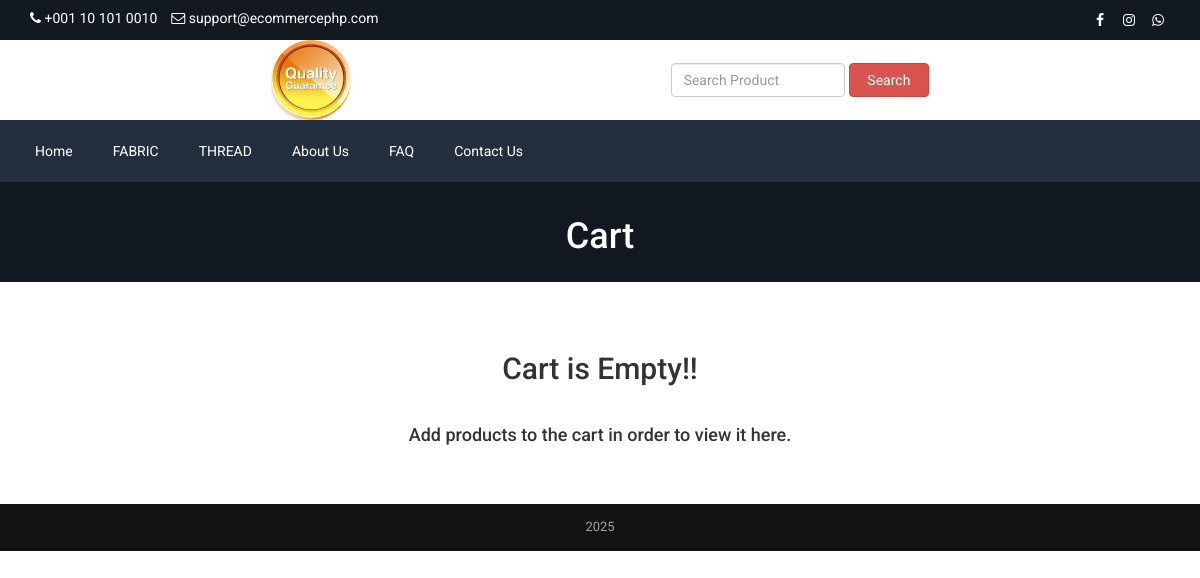
The app's page /cart.php (signed in) with its own data.
### tables this page shows
CREATE TABLE `tbl_settings` (
  `id` int(11) NOT NULL,
  `logo` varchar(255) NOT NULL,
  `favicon` varchar(255) NOT NULL,
  `footer_about` text NOT NULL,
  `footer_copyright` text NOT NULL,
  `contact_address` text NOT NULL,
  `contact_email` varchar(255) NOT NULL,
  `contact_phone` varchar(255) NOT NULL,
  `contact_fax` varchar(255) NOT NULL,
  `contact_map_iframe` text NOT NULL,
  `receive_email` varchar(255) NOT NULL,
  `receive_email_subject` varchar(255) NOT NULL,
  `receive_email_thank_you_message` text NOT NULL,
  `forget_password_message` text NOT NULL,
  `total_recent_post_footer` int(10) NOT NULL,
  `total_popular_post_footer` int(10) NOT NULL,
  `total_recent_post_sidebar` int(11) NOT NULL,
  `total_popular_post_sidebar` int(11) NOT NULL,
  `total_featured_product_home` int(11) NOT NULL,
  `total_latest_product_home` int(11) NOT NULL,
  `total_popular_product_home` int(11) NOT NULL,
  `meta_title_home` text NOT NULL,
  `meta_keyword_home` text NOT NULL,
  `meta_description_home` text NOT NULL,
  `banner_login` varchar(255) NOT NULL,
  `banner_registration` varchar(255) NOT NULL,
  `banner_forget_password` varchar(255) NOT NULL,
  `banner_reset_password` varchar(255) NOT NULL,
  `banner_search` varchar(255) NOT NULL,
  `banner_cart` varchar(255) NOT NULL,
  `banner_checkout` varchar(255) NOT NULL,
  `banner_product_category` varchar(255) NOT NULL,
  `banner_blog` varchar(255) NOT NULL,
  `cta_title` varchar(255) NOT NULL,
  `cta_content` text NOT NULL,
  `cta_read_more_text` varchar(255) NOT NULL,
  `cta_read_more_url` varchar(255) NOT NULL,
  `cta_photo` varchar(255) NOT NULL,
  `featured_product_title` varchar(255) NOT NULL,
  `featured_product_subtitle` varchar(255) NOT NULL,
  `latest_product_title` varchar(255) NOT NULL,
  `latest_product_subtitle` varchar(255) NOT NULL,
  `popular_product_title` varchar(255) NOT NULL,
  `popular_product_subtitle` varchar(255) NOT NULL,
  `testimonial_title` varchar(255) NOT NULL,
  `testimonial_subtitle` varchar(255) NOT NULL,
  `testimonial_photo` varchar(255) NOT NULL,
  `blog_title` varchar(255) NOT NULL,
  `blog_subtitle` varchar(255) NOT NULL,
  `newsletter_text` text NOT NULL,
  `paypal_email` varchar(255) NOT NULL,
  `stripe_public_key` varchar(255) NOT NULL,
  `stripe_secret_key` varchar(255) NOT NULL,
  `bank_detail` text NOT NULL,
  `before_head` text NOT NULL,
  `after_body` text NOT NULL,
  `before_body` text NOT NULL,
  `home_service_on_off` int(11) NOT NULL,
  `home_welcome_on_off` int(11) NOT NULL,
  `home_featured_product_on_off` int(11) NOT NULL,
  `home_latest_product_on_off` int(11) NOT NULL,
  `home_popular_product_on_off` int(11) NOT NULL,
  `home_testimonial_on_off` int(11) NOT NULL,
  `home_blog_on_off` int(11) NOT NULL,
  `newsletter_on_off` int(11) NOT NULL,
  `ads_above_welcome_on_off` int(1) NOT NULL,
  `ads_above_featured_product_on_off` int(1) NOT NULL,
  `ads_above_latest_product_on_off` int(1) NOT NULL,
  `ads_above_popular_product_on_off` int(1) NOT NULL,
  `ads_above_testimonial_on_off` int(1) NOT NULL,
  `ads_category_sidebar_on_off` int(1) NOT NULL
);

CREATE TABLE `tbl_social` (
  `social_id` int(11) NOT NULL,
  `social_name` varchar(30) NOT NULL,
  `social_url` varchar(255) NOT NULL,
  `social_icon` varchar(30) NOT NULL
);

CREATE TABLE `tbl_top_category` (
  `tcat_id` int(11) NOT NULL,
  `tcat_name` varchar(255) NOT NULL,
  `show_on_menu` int(1) NOT NULL
);

CREATE TABLE `tbl_page` (
  `id` int(11) NOT NULL,
  `about_title` varchar(255) NOT NULL,
  `about_content` text NOT NULL,
  `about_banner` varchar(255) NOT NULL,
  `about_meta_title` varchar(255) NOT NULL,
  `about_meta_keyword` text NOT NULL,
  `about_meta_description` text NOT NULL,
  `faq_title` varchar(255) NOT NULL,
  `faq_banner` varchar(255) NOT NULL,
  `faq_meta_title` varchar(255) NOT NULL,
  `faq_meta_keyword` text NOT NULL,
  `faq_meta_description` text NOT NULL,
  `blog_title` varchar(255) NOT NULL,
  `blog_banner` varchar(255) NOT NULL,
  `blog_meta_title` varchar(255) NOT NULL,
  `blog_meta_keyword` text NOT NULL,
  `blog_meta_description` text NOT NULL,
  `contact_title` varchar(255) NOT NULL,
  `contact_banner` varchar(255) NOT NULL,
  `contact_meta_title` varchar(255) NOT NULL,
  `contact_meta_keyword` text NOT NULL,
  `contact_meta_description` text NOT NULL,
  `pgallery_title` varchar(255) NOT NULL,
  `pgallery_banner` varchar(255) NOT NULL,
  `pgallery_meta_title` varchar(255) NOT NULL,
  `pgallery_meta_keyword` text NOT NULL,
  `pgallery_meta_description` text NOT NULL,
  `vgallery_title` varchar(255) NOT NULL,
  `vgallery_banner` varchar(255) NOT NULL,
  `vgallery_meta_title` varchar(255) NOT NULL,
  `vgallery_meta_keyword` text NOT NULL,
  `vgallery_meta_description` text NOT NULL
);

### cart.php (the view, shortened to what this page needs)
<?php require_once('header.php'); ?>
<?php
$statement = $pdo->prepare("SELECT * FROM tbl_settings WHERE id=1");
$statement->execute();
$result = $statement->fetchAll(PDO::FETCH_ASSOC);
foreach ($result as $row) {
    $banner_cart = $row['banner_cart'];
}
?>
<div class="page-banner" style="background-image: url(assets/uploads/<?php echo $banner_cart; ?>)">
    <div class="overlay"></div>
    <div class="page-banner-inner">
        <h1><?php echo LANG_VALUE_18; ?></h1>
    </div>
</div>
<div class="page">
	<div class="container">
		<div class="row">
			<div class="col-md-12">
                <?php if(!isset($_SESSION['cart_p_id'])): ?>
                    <?php echo '<h2 class="text-center">Cart is Empty!!</h2></br>'; ?>
                    <?php echo '<h4 class="text-center">Add products to the cart in order to view it here.</h4>'; ?>
                <?php endif; ?>
			</div>
		</div>
	</div>
</div>
<?php require_once('footer.php'); ?>

### header.php (shortened to what this page needs)
<?php
include("admin/inc/config.php");
$statement = $pdo->prepare("SELECT * FROM tbl_settings WHERE id=1");
$statement->execute();
$result = $statement->fetchAll(PDO::FETCH_ASSOC);
foreach ($result as $row)
{
	$logo = $row['logo'];
	$contact_email = $row['contact_email'];
	$contact_phone = $row['contact_phone'];
}
?>
<!DOCTYPE html>
<html lang="en">
<head>
	<link rel="stylesheet" href="assets/css/bootstrap.min.css">
	<link rel="stylesheet" href="assets/css/font-awesome.min.css">
	<link rel="stylesheet" href="assets/css/owl.carousel.min.css">
	<link rel="stylesheet" href="assets/css/owl.theme.default.min.css">
	<link rel="stylesheet" href="assets/css/jquery.bxslider.min.css">
    <link rel="stylesheet" href="assets/css/magnific-popup.css">
    <link rel="stylesheet" href="assets/css/rating.css">
	<link rel="stylesheet" href="assets/css/spacing.css">
	<link rel="stylesheet" href="assets/css/bootstrap-touch-slider.css">
	<link rel="stylesheet" href="assets/css/animate.min.css">
	<link rel="stylesheet" href="assets/css/tree-menu.css">
	<link rel="stylesheet" href="assets/css/select2.min.css">
	<link rel="stylesheet" href="assets/css/main.css">
	<link rel="stylesheet" href="assets/css/responsive.css">
	<?php
	$statement = $pdo->prepare("SELECT * FROM tbl_page WHERE id=1");
	$statement->execute();
	$result = $statement->fetchAll(PDO::FETCH_ASSOC);
		?>
</head>
<body>
<div class="top">
	<div class="container">
		<div class="row">
			<div class="col-md-6 col-sm-6 col-xs-12">
				<div class="left">
					<ul>
						<li><i class="fa fa-phone"></i> <?php echo $contact_phone; ?></li>
						<li><i class="fa fa-envelope-o"></i> <?php echo $contact_email; ?></li>
					</ul>
				</div>
			</div>
			<div class="col-md-6 col-sm-6 col-xs-12">
				<div class="right">
					<ul>
						<?php
						$statement = $pdo->prepare("SELECT * FROM tbl_social");
						$statement->execute();
						$result = $statement->fetchAll(PDO::FETCH_ASSOC);
						foreach ($result as $row) {
							?>
							<?php if($row['social_url'] != ''): ?>
							<li><a href="<?php echo $row['social_url']; ?>"><i class="<?php echo $row['social_icon']; ?>"></i></a></li>
							<?php endif; ?>
							<?php
						}
						?>
					</ul>
				</div>
			</div>
		</div>
	</div>
</div>
<div class="header">
	<div class="container">
		<div class="row inner">
			<div class="col-md-4 logo">
				<a href="index.php"><img src="assets/uploads/<?php echo $logo; ?>" alt="logo image"></a>
			</div>
			<div class="col-md-3 search-area">
				<form class="navbar-form navbar-left" role="search" action="search-result.php" method="get">
					<div class="form-group">
						<input type="text" class="form-control search-top" placeholder="<?php echo LANG_VALUE_2; ?>" name="search_text">
					</div>
					<button type="submit" class="btn btn-danger"><?php echo LANG_VALUE_3; ?></button>
				</form>
			</div>
		</div>
	</div>
</div>
<div class="nav">
	<div class="container">
		<div class="row">
			<div class="col-md-12 pl_0 pr_0">
				<div class="menu-container">
					<div class="menu">
						<ul>
							<li><a href="index.php">Home</a></li>
							<?php
							$statement = $pdo->prepare("SELECT * FROM tbl_top_category WHERE show_on_menu=1");
							$statement->execute();
							$result = $statement->fetchAll(PDO::FETCH_ASSOC);
							foreach ($result as $row) {
								?>
								<li><a href="product-category.php?id=<?php echo $row['tcat_id']; ?>&type=top-category"><?php echo $row['tcat_name']; ?></a>
								</li>
								<?php
							}
							?>
							<?php
							$statement = $pdo->prepare("SELECT * FROM tbl_page WHERE id=1");
							$statement->execute();
							$result = $statement->fetchAll(PDO::FETCH_ASSOC);
							foreach ($result as $row) {
								$about_title = $row['about_title'];
								$faq_title = $row['faq_title'];
								$contact_title = $row['contact_title'];
							}
							?>
							<li><a href="about.php"><?php echo $about_title; ?></a></li>
							<li><a href="faq.php"><?php echo $faq_title; ?></a></li>
							<li><a href="contact.php"><?php echo $contact_title; ?></a></li>
						</ul>
					</div>
				</div>
			</div>
		</div>
	</div>
</div>

### footer.php (shortened to what this page needs)
<?php
$statement = $pdo->prepare("SELECT * FROM tbl_settings WHERE id=1");
$statement->execute();
$result = $statement->fetchAll(PDO::FETCH_ASSOC);
foreach ($result as $row)
{
	$footer_copyright = $row['footer_copyright'];
}
?>
<div class="footer-bottom">
	<div class="container">
		<div class="row">
			<div class="col-md-12 copyright">
				<?php echo $footer_copyright; ?>
			</div>
		</div>
	</div>
</div>
</body>
</html>

### assets/css/main.css (style rules this page uses)
* { margin: 0; padding: 0; }
body { font-family: "Roboto", sans-serif; font-size: 14px; }
h1, h2, h3, h4, h5, h6 { font-family: "Roboto", sans-serif; }
a { text-decoration: none; }
.top { width: 100%; height: 40px; background: #131921; }
.top .left { float: left; }
.top .left ul { padding-top: 8px; }
.top .left ul li { list-style-type: none; float: left; margin-right: 14px; color: white; }
.top .left ul li i { color: white; }
.top .right { float: right; }
.top .right ul { padding-top: 8px; }
.top .right ul li { list-style-type: none; float: left; margin-left: 5px; }
.top .right ul li a { color: white; width: 24px; height: 24px; line-height: 24px; text-align: center; border-radius: 50%; display: block; transition: all 0.4s ease; }
.header { width: 100%; height: auto; background: #fff; }
.header .inner { height: auto; display: table; }
.header .logo { float: none; display: table-cell; vertical-align: middle; }
.header .logo img { max-width: 100%; height: 80px; }
.header .navbar-form .form-control { width: 300px; }
.header .search-area { float: none; display: table-cell; vertical-align: middle; }
.header .search-area .form-group { width: calc(100% - 84px); }
.header .search-area button { width: 80px; }
.header .search-area form { width: 100%; }
.header .navbar-form .search-top { width: 100%; }
.nav { background: #232f3e; }
.menu-container { width: 100%; margin: 0 auto; background: #232f3e; }
.menu-dropdown-icon:before { content: "\f067"; font-family: "FontAwesome"; display: none; cursor: pointer; float: right; padding: 1.5em 2em; background: #fff; color: #333; }
.menu > ul { margin: 0 auto; width: 100%; list-style: none; padding: 0; position: relative; box-sizing: border-box; }
.menu > ul:before, .menu > ul:after { content: ""; display: table; }
.menu > ul:after { clear: both; }
.menu > ul > li { float: left; padding: 0; margin: 0; }
.menu > ul > li a { text-decoration: none; padding: 1.5em 20px; display: block; color: #fff; }
.footer-bottom { width: 100%; height: auto; background: #141314; padding: 14px 0; }
.footer-bottom .copyright { font-size: 13px; color: #a3a3a3; text-align: center; }
.page-banner { width: 100%; height: auto; background-repeat: no-repeat; background-position: center center; -webkit-background-size: cover; background-size: cover; position: relative; padding-top: 15px; padding-bottom: 15px; overflow: hidden; }
.page-banner .overlay { position: absolute; left: 0; top: 0; width: 100%; height: 100%; opacity: 0.7; background: #131921; }
.page-banner h1 { color: #fff; text-align: center; z-index: 999; position: relative; }
.page { width: 100%; height: auto; padding-top: 50px; padding-bottom: 50px; }

### assets/css/responsive.css (style rules this page uses)
@media only screen and (min-width: 992px) { .header .inner { width: 100%; } }
@media only screen and (min-width: 992px) { .header .search-area { padding-right: 0; } }
@media only screen and (min-width: 992px) { .header .search-area form { padding-right: 0; } }
@media only screen and (min-width: 992px) { .header .container { padding-right: 0; } }

### records on screen
tbl_settings: contact_phone "+001 10 101 0010", contact_email "support@ecommercephp.com", logo (picture), banner_cart (picture), footer_copyright "2025"
tbl_top_category: tcat_name "FABRIC"
tbl_top_category: tcat_name "THREAD"
tbl_page: about_title "About Us", faq_title "FAQ", contact_title "Contact Us"

### other values on screen
LANG_VALUE_3 "Search"
LANG_VALUE_18 "Cart"
